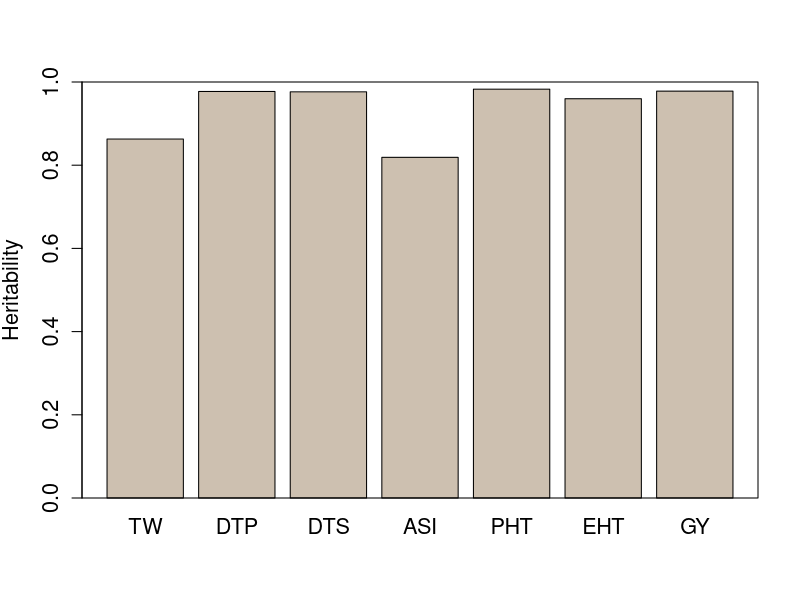
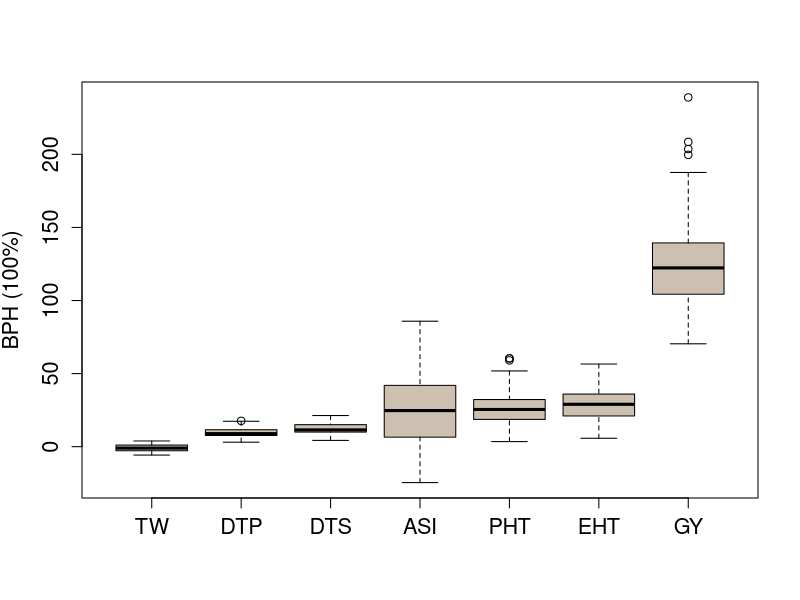

R code for these plots, in order:
### Jinliang Yang
### 2016-08-16

##################### Figure 1a
#setwd("~/Documents/Github/pvpDiallel/")
H2 <- read.csv("data/DIalleleHeritability.csv")
h <- read.csv("cache/loh_pBPHmax_median.csv")
H2 <- merge(H2, h, by.x="Traits", by.y="trait")
H2 <- H2[order(H2$h),]

pdf("graphs/Fig1a_v3.pdf", width=5, height=5)
barplot(H2[,4], ylim=c(0, 1), col="antiquewhite3", names.arg = H2$Traits, ylab="Heritability", 
        cex.axis=1.3, cex.names=1.3, cex.lab=1.3)
box()
dev.off()

##################### Figure 1b
plot_loh <- function(trait,  ...){
  bymed2 <- with(trait, reorder(trait, pBPH, median))
  boxplot(pBPH ~ bymed2, data=trait,
          xlab = "", ylab= "BPH (100%)", col="antiquewhite3", 
          ...)
}
trait <- read.csv("manuscript/Figure_Table/STable_heterosis.csv")
pdf("graphs/Fig1b_v3.pdf", width=5, height=5)
bymed <- plot_loh(trait, main="", cex.axis=1.3, cex.lab=1.3)
dev.off()


